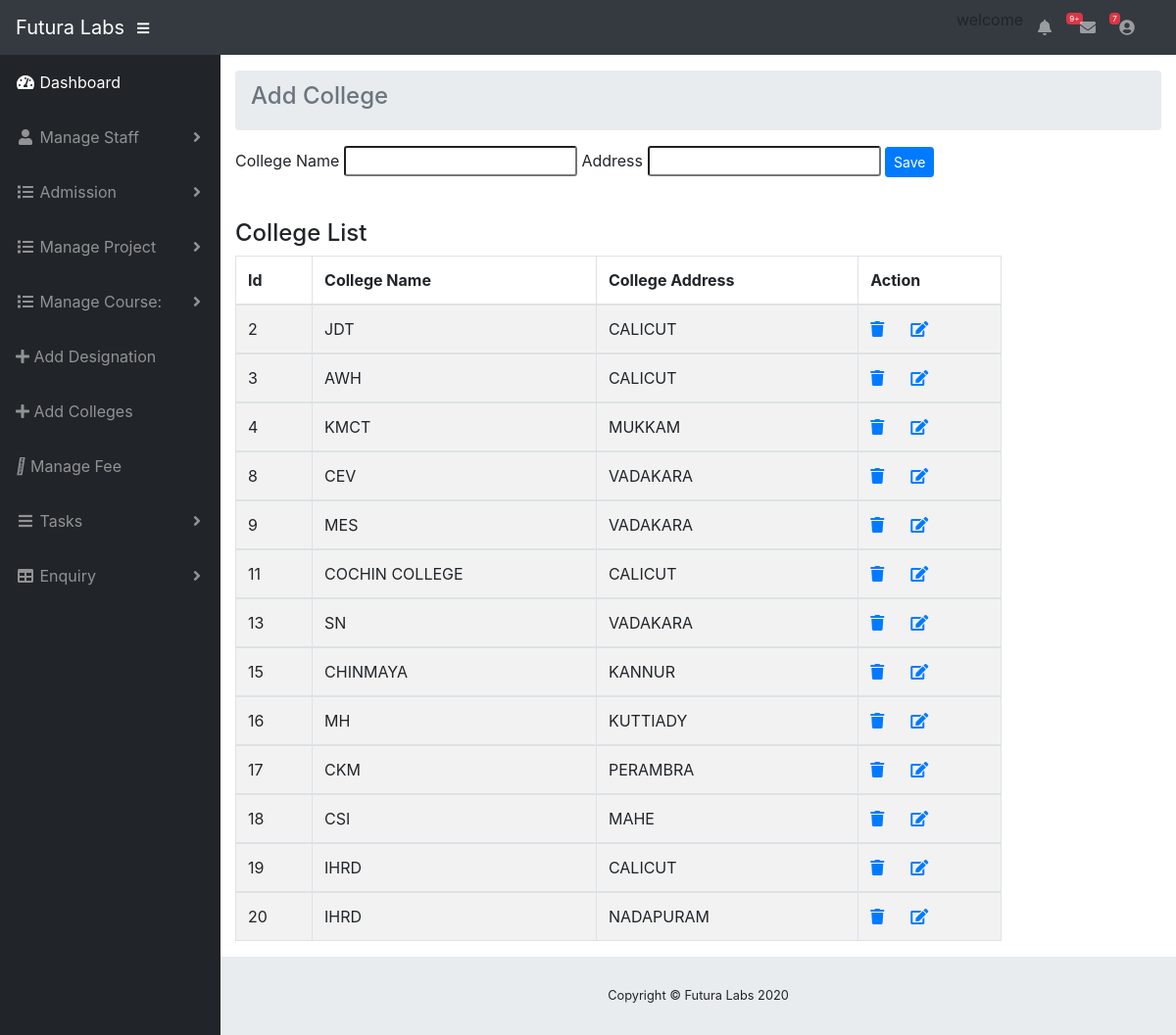
/add-college.php (signed in), run on the app's committed database.
### tables this page shows
CREATE TABLE `college` (
  `clg_id` int(11) NOT NULL,
  `clg_name` varchar(30) NOT NULL,
  `address` varchar(50) NOT NULL
);

### add-college.php (the view, shortened to what this page needs)
<?php include('admin_header.php');
include('connect.php');
?>
        <ol class="breadcrumb">
          <li class="breadcrumb-item active"><h4 class="page-header">Add College</h4></li>
        </ol>
        <div id="page-wrapper">
            <div class="row">
                <div class="col-sm-10">
                    <form role="form" method="POST">
                        <div class="form-group">
                            <label>College Name</label>
                            <input type="text" name="college_name" class="form-control-sm" required>
                             <label>Address</label>
                            <input type="text" name="address" class="form-control-sm" required>
                            <button type="submit" name="college" class="btn btn-sm btn-primary">Save</button>
                       </div>
                    </form>
                </div>
            </div>
            <br/>
            <div class="row">
                <div class="col-sm-10">
                    <div class="panel panel-default">
                       <h4>College List</h4>
                            <table width="100%" class="table table-striped table-bordered table-hover" id="dataTables-example">
                                <thead>
                                    <tr>
                                        <th>Id</th>
                                        <th>College Name</th>
                                        <th>College Address</th>
                                        <th>Action</th>
                                    </tr>
                                </thead>
 <?php
        $result=mysqli_query($con,"select *  from college");
            while($clg=mysqli_fetch_array($result))
            {
                ?>               <tbody>
                                  <tr class="odd gradeX">
                                        <td><?php echo $clg['clg_id'];?></td>
                                        <td><?php echo $clg['clg_name'];?></td>
                                        <td><?php echo $clg['address'];?></td>
                                        <td><a href="add-college.php?clg_id=<?php echo $clg['clg_id'];?>"><i class="fa fa-trash"></i></a>&nbsp;&nbsp;&nbsp;&nbsp;&nbsp;
                                        <a href="edit-college.php?clg_edit=<?php echo $clg['clg_id'];?>"><i class="fa fa-edit"></i></a></td>
                                    </tr>
                                </tbody>
                                 <?php
                             }
                             ?>
                            </table>
                        </div>
                    </div>
                </div>
            </div>
        </div>
    </div>
<?php include('footer.php');
?>

### data on the page
college: clg_id "2", clg_name "JDT", address "CALICUT"
college: clg_id "3", clg_name "AWH", address "CALICUT"
college: clg_id "4", clg_name "KMCT", address "MUKKAM"
college: clg_id "8", clg_name "CEV", address "VADAKARA"
college: clg_id "9", clg_name "MES", address "VADAKARA"
college: clg_id "11", clg_name "COCHIN COLLEGE", address "CALICUT"
college: clg_id "13", clg_name "SN", address "VADAKARA"
college: clg_id "15", clg_name "CHINMAYA", address "KANNUR"
college: clg_id "16", clg_name "MH", address "KUTTIADY"
college: clg_id "17", clg_name "CKM", address "PERAMBRA"
college: clg_id "18", clg_name "CSI", address "MAHE"
college: clg_id "19", clg_name "IHRD", address "CALICUT"
college: clg_id "20", clg_name "IHRD", address "NADAPURAM"
